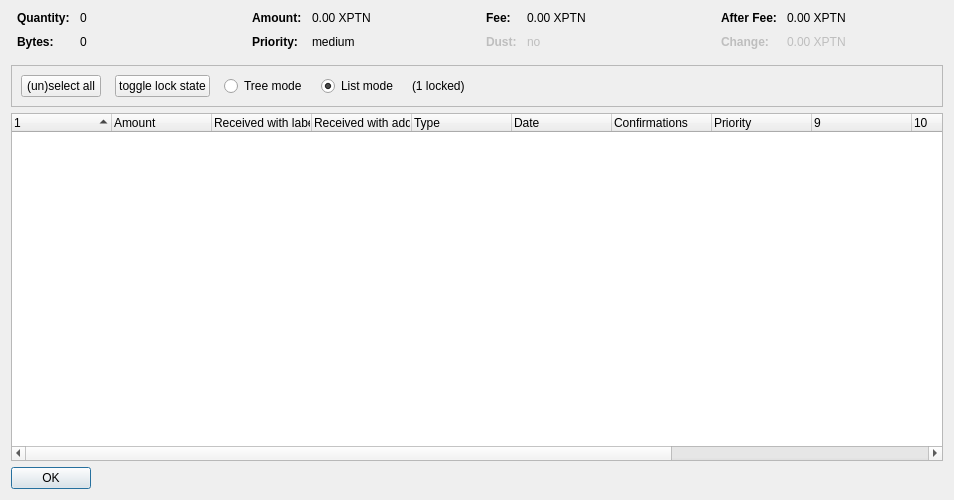
<?xml version="1.0" encoding="UTF-8"?>
<ui version="4.0">
 <class>CoinControlDialog</class>
 <widget class="QDialog" name="CoinControlDialog">
  <property name="geometry">
   <rect>
    <x>0</x>
    <y>0</y>
    <width>954</width>
    <height>500</height>
   </rect>
  </property>
  <property name="windowTitle">
   <string>Coin Selection</string>
  </property>
  <layout class="QVBoxLayout" name="verticalLayout">
   <item>
    <layout class="QHBoxLayout" name="horizontalLayoutTop" stretch="0,0,0,0">
     <property name="topMargin">
      <number>0</number>
     </property>
     <property name="bottomMargin">
      <number>10</number>
     </property>
     <item>
      <layout class="QFormLayout" name="formLayoutCoinControl1">
       <property name="horizontalSpacing">
        <number>10</number>
       </property>
       <property name="verticalSpacing">
        <number>10</number>
       </property>
       <property name="leftMargin">
        <number>6</number>
       </property>
       <property name="rightMargin">
        <number>6</number>
       </property>
       <item row="0" column="0">
        <widget class="QLabel" name="labelCoinControlQuantityText">
         <property name="font">
          <font>
           <weight>75</weight>
           <bold>true</bold>
          </font>
         </property>
         <property name="text">
          <string>Quantity:</string>
         </property>
        </widget>
       </item>
       <item row="0" column="1">
        <widget class="QLabel" name="labelCoinControlQuantity">
         <property name="cursor">
          <cursorShape>IBeamCursor</cursorShape>
         </property>
         <property name="contextMenuPolicy">
          <enum>Qt::ActionsContextMenu</enum>
         </property>
         <property name="text">
          <string notr="true">0</string>
         </property>
         <property name="textInteractionFlags">
          <set>Qt::LinksAccessibleByMouse|Qt::TextSelectableByKeyboard|Qt::TextSelectableByMouse</set>
         </property>
        </widget>
       </item>
       <item row="1" column="0">
        <widget class="QLabel" name="labelCoinControlBytesText">
         <property name="font">
          <font>
           <weight>75</weight>
           <bold>true</bold>
          </font>
         </property>
         <property name="text">
          <string>Bytes:</string>
         </property>
        </widget>
       </item>
       <item row="1" column="1">
        <widget class="QLabel" name="labelCoinControlBytes">
         <property name="cursor">
          <cursorShape>IBeamCursor</cursorShape>
         </property>
         <property name="contextMenuPolicy">
          <enum>Qt::ActionsContextMenu</enum>
         </property>
         <property name="text">
          <string notr="true">0</string>
         </property>
         <property name="textInteractionFlags">
          <set>Qt::LinksAccessibleByMouse|Qt::TextSelectableByKeyboard|Qt::TextSelectableByMouse</set>
         </property>
        </widget>
       </item>
      </layout>
     </item>
     <item>
      <layout class="QFormLayout" name="formLayoutCoinControl2">
       <property name="horizontalSpacing">
        <number>10</number>
       </property>
       <property name="verticalSpacing">
        <number>10</number>
       </property>
       <property name="leftMargin">
        <number>6</number>
       </property>
       <property name="rightMargin">
        <number>6</number>
       </property>
       <item row="0" column="0">
        <widget class="QLabel" name="labelCoinControlAmountText">
         <property name="font">
          <font>
           <weight>75</weight>
           <bold>true</bold>
          </font>
         </property>
         <property name="text">
          <string>Amount:</string>
         </property>
        </widget>
       </item>
       <item row="0" column="1">
        <widget class="QLabel" name="labelCoinControlAmount">
         <property name="cursor">
          <cursorShape>IBeamCursor</cursorShape>
         </property>
         <property name="contextMenuPolicy">
          <enum>Qt::ActionsContextMenu</enum>
         </property>
         <property name="text">
          <string notr="true">0.00 XPTN</string>
         </property>
         <property name="textInteractionFlags">
          <set>Qt::LinksAccessibleByMouse|Qt::TextSelectableByKeyboard|Qt::TextSelectableByMouse</set>
         </property>
        </widget>
       </item>
       <item row="1" column="0">
        <widget class="QLabel" name="labelCoinControlPriorityText">
         <property name="font">
          <font>
           <weight>75</weight>
           <bold>true</bold>
          </font>
         </property>
         <property name="text">
          <string>Priority:</string>
         </property>
        </widget>
       </item>
       <item row="1" column="1">
        <widget class="QLabel" name="labelCoinControlPriority">
         <property name="cursor">
          <cursorShape>IBeamCursor</cursorShape>
         </property>
         <property name="contextMenuPolicy">
          <enum>Qt::ActionsContextMenu</enum>
         </property>
         <property name="text">
          <string>medium</string>
         </property>
         <property name="textInteractionFlags">
          <set>Qt::LinksAccessibleByMouse|Qt::TextSelectableByKeyboard|Qt::TextSelectableByMouse</set>
         </property>
        </widget>
       </item>
      </layout>
     </item>
     <item>
      <layout class="QFormLayout" name="formLayoutCoinControl3">
       <property name="horizontalSpacing">
        <number>10</number>
       </property>
       <property name="verticalSpacing">
        <number>10</number>
       </property>
       <property name="leftMargin">
        <number>6</number>
       </property>
       <property name="rightMargin">
        <number>6</number>
       </property>
       <item row="0" column="0">
        <widget class="QLabel" name="labelCoinControlFeeText">
         <property name="font">
          <font>
           <weight>75</weight>
           <bold>true</bold>
          </font>
         </property>
         <property name="text">
          <string>Fee:</string>
         </property>
        </widget>
       </item>
       <item row="0" column="1">
        <widget class="QLabel" name="labelCoinControlFee">
         <property name="cursor">
          <cursorShape>IBeamCursor</cursorShape>
         </property>
         <property name="contextMenuPolicy">
          <enum>Qt::ActionsContextMenu</enum>
         </property>
         <property name="text">
          <string notr="true">0.00 XPTN</string>
         </property>
         <property name="textInteractionFlags">
          <set>Qt::LinksAccessibleByMouse|Qt::TextSelectableByKeyboard|Qt::TextSelectableByMouse</set>
         </property>
        </widget>
       </item>
       <item row="1" column="0">
        <widget class="QLabel" name="labelCoinControlLowOutputText">
         <property name="enabled">
          <bool>false</bool>
         </property>
         <property name="font">
          <font>
           <weight>75</weight>
           <bold>true</bold>
          </font>
         </property>
         <property name="text">
          <string>Dust:</string>
         </property>
        </widget>
       </item>
       <item row="1" column="1">
        <widget class="QLabel" name="labelCoinControlLowOutput">
         <property name="enabled">
          <bool>false</bool>
         </property>
         <property name="cursor">
          <cursorShape>IBeamCursor</cursorShape>
         </property>
         <property name="contextMenuPolicy">
          <enum>Qt::ActionsContextMenu</enum>
         </property>
         <property name="text">
          <string>no</string>
         </property>
         <property name="textInteractionFlags">
          <set>Qt::LinksAccessibleByMouse|Qt::TextSelectableByKeyboard|Qt::TextSelectableByMouse</set>
         </property>
        </widget>
       </item>
      </layout>
     </item>
     <item>
      <layout class="QFormLayout" name="formLayoutCoinControl4">
       <property name="horizontalSpacing">
        <number>10</number>
       </property>
       <property name="verticalSpacing">
        <number>10</number>
       </property>
       <property name="leftMargin">
        <number>6</number>
       </property>
       <property name="rightMargin">
        <number>6</number>
       </property>
       <item row="0" column="0">
        <widget class="QLabel" name="labelCoinControlAfterFeeText">
         <property name="font">
          <font>
           <weight>75</weight>
           <bold>true</bold>
          </font>
         </property>
         <property name="text">
          <string>After Fee:</string>
         </property>
        </widget>
       </item>
       <item row="0" column="1">
        <widget class="QLabel" name="labelCoinControlAfterFee">
         <property name="cursor">
          <cursorShape>IBeamCursor</cursorShape>
         </property>
         <property name="contextMenuPolicy">
          <enum>Qt::ActionsContextMenu</enum>
         </property>
         <property name="text">
          <string notr="true">0.00 XPTN</string>
         </property>
         <property name="textInteractionFlags">
          <set>Qt::LinksAccessibleByMouse|Qt::TextSelectableByKeyboard|Qt::TextSelectableByMouse</set>
         </property>
        </widget>
       </item>
       <item row="1" column="0">
        <widget class="QLabel" name="labelCoinControlChangeText">
         <property name="enabled">
          <bool>false</bool>
         </property>
         <property name="font">
          <font>
           <weight>75</weight>
           <bold>true</bold>
          </font>
         </property>
         <property name="text">
          <string>Change:</string>
         </property>
        </widget>
       </item>
       <item row="1" column="1">
        <widget class="QLabel" name="labelCoinControlChange">
         <property name="enabled">
          <bool>false</bool>
         </property>
         <property name="cursor">
          <cursorShape>IBeamCursor</cursorShape>
         </property>
         <property name="contextMenuPolicy">
          <enum>Qt::ActionsContextMenu</enum>
         </property>
         <property name="text">
          <string notr="true">0.00 XPTN</string>
         </property>
         <property name="textInteractionFlags">
          <set>Qt::LinksAccessibleByMouse|Qt::TextSelectableByKeyboard|Qt::TextSelectableByMouse</set>
         </property>
        </widget>
       </item>
      </layout>
     </item>
    </layout>
   </item>
   <item>
    <widget class="QFrame" name="frame">
     <property name="minimumSize">
      <size>
       <width>0</width>
       <height>40</height>
      </size>
     </property>
     <property name="frameShape">
      <enum>QFrame::StyledPanel</enum>
     </property>
     <property name="frameShadow">
      <enum>QFrame::Sunken</enum>
     </property>
     <layout class="QHBoxLayout" name="horizontalLayout">
      <item>
       <layout class="QHBoxLayout" name="horizontalLayoutPanel" stretch="0,0,0,0,0,0">
        <property name="spacing">
         <number>14</number>
        </property>
        <item>
         <widget class="QPushButton" name="pushButtonSelectAll">
          <property name="sizePolicy">
           <sizepolicy hsizetype="Maximum" vsizetype="Fixed">
            <horstretch>0</horstretch>
            <verstretch>0</verstretch>
           </sizepolicy>
          </property>
          <property name="text">
           <string>(un)select all</string>
          </property>
          <property name="autoDefault">
           <bool>false</bool>
          </property>
         </widget>
        </item>
        <item>
         <widget class="QPushButton" name="pushButtonToggleLock">
          <property name="sizePolicy">
           <sizepolicy hsizetype="Maximum" vsizetype="Fixed">
            <horstretch>0</horstretch>
            <verstretch>0</verstretch>
           </sizepolicy>
          </property>
          <property name="text">
           <string>toggle lock state</string>
          </property>
          <property name="autoDefault">
           <bool>false</bool>
          </property>
         </widget>
        </item>
        <item>
         <widget class="QRadioButton" name="radioTreeMode">
          <property name="sizePolicy">
           <sizepolicy hsizetype="Maximum" vsizetype="Fixed">
            <horstretch>0</horstretch>
            <verstretch>0</verstretch>
           </sizepolicy>
          </property>
          <property name="text">
           <string>Tree mode</string>
          </property>
         </widget>
        </item>
        <item>
         <widget class="QRadioButton" name="radioListMode">
          <property name="sizePolicy">
           <sizepolicy hsizetype="Maximum" vsizetype="Fixed">
            <horstretch>0</horstretch>
            <verstretch>0</verstretch>
           </sizepolicy>
          </property>
          <property name="text">
           <string>List mode</string>
          </property>
          <property name="checked">
           <bool>true</bool>
          </property>
         </widget>
        </item>
        <item>
         <widget class="QLabel" name="labelLocked">
          <property name="text">
           <string>(1 locked)</string>
          </property>
         </widget>
        </item>
        <item>
         <spacer name="horizontalSpacer">
          <property name="orientation">
           <enum>Qt::Horizontal</enum>
          </property>
          <property name="sizeHint" stdset="0">
           <size>
            <width>40</width>
            <height>20</height>
           </size>
          </property>
         </spacer>
        </item>
       </layout>
      </item>
     </layout>
    </widget>
   </item>
   <item>
    <widget class="CoinControlTreeWidget" name="treeWidget">
     <property name="contextMenuPolicy">
      <enum>Qt::CustomContextMenu</enum>
     </property>
     <property name="sortingEnabled">
      <bool>false</bool>
     </property>
     <property name="columnCount">
      <number>13</number>
     </property>
     <attribute name="headerShowSortIndicator" stdset="0">
      <bool>true</bool>
     </attribute>
     <attribute name="headerStretchLastSection">
      <bool>false</bool>
     </attribute>
     <column>
      <property name="text">
       <string/>
      </property>
     </column>
     <column>
      <property name="text">
       <string>Amount</string>
      </property>
     </column>
     <column>
      <property name="text">
       <string>Received with label</string>
      </property>
     </column>
     <column>
      <property name="text">
       <string>Received with address</string>
      </property>
     </column>
     <column>
      <property name="text">
       <string>Type</string>
      </property>
     </column>
     <column>
      <property name="text">
       <string>Date</string>
      </property>
     </column>
     <column>
      <property name="text">
       <string>Confirmations</string>
      </property>
      <property name="toolTip">
       <string>Confirmed</string>
      </property>
     </column>
     <column>
      <property name="text">
       <string>Priority</string>
      </property>
     </column>
     <column>
      <property name="text">
       <string/>
      </property>
     </column>
     <column>
      <property name="text">
       <string/>
      </property>
     </column>
     <column>
      <property name="text">
       <string/>
      </property>
     </column>
     <column>
      <property name="text">
       <string/>
      </property>
     </column>
     <column>
      <property name="text">
       <string/>
      </property>
     </column>
    </widget>
   </item>
   <item>
    <widget class="QDialogButtonBox" name="buttonBox">
     <property name="sizePolicy">
      <sizepolicy hsizetype="Maximum" vsizetype="Fixed">
       <horstretch>0</horstretch>
       <verstretch>0</verstretch>
      </sizepolicy>
     </property>
     <property name="orientation">
      <enum>Qt::Horizontal</enum>
     </property>
     <property name="standardButtons">
      <set>QDialogButtonBox::Ok</set>
     </property>
    </widget>
   </item>
  </layout>
 </widget>
 <customwidgets>
  <customwidget>
   <class>CoinControlTreeWidget</class>
   <extends>QTreeWidget</extends>
   <header>coincontroltreewidget.h</header>
  </customwidget>
 </customwidgets>
 <resources/>
 <connections/>
</ui>
